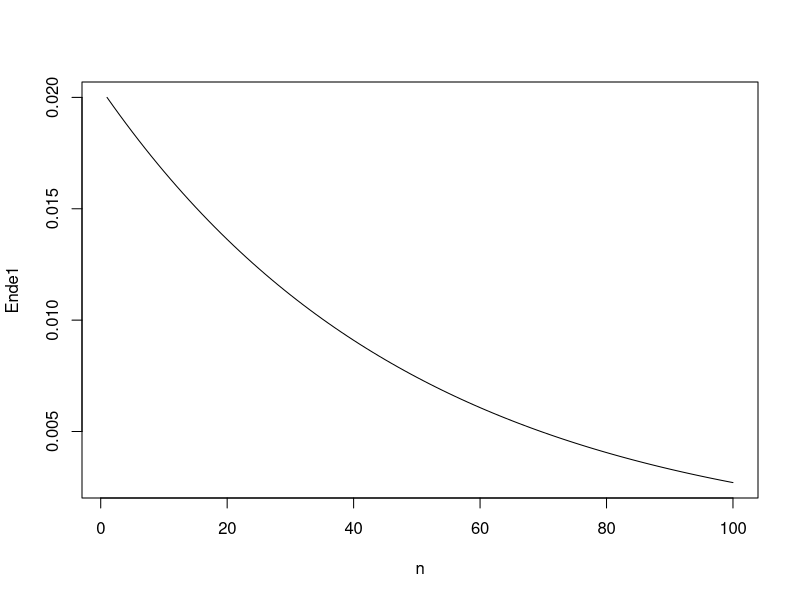
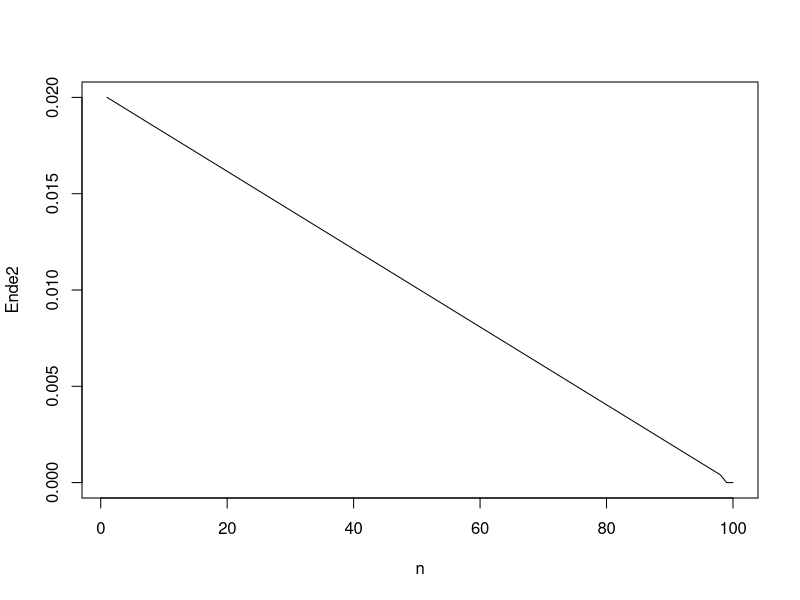
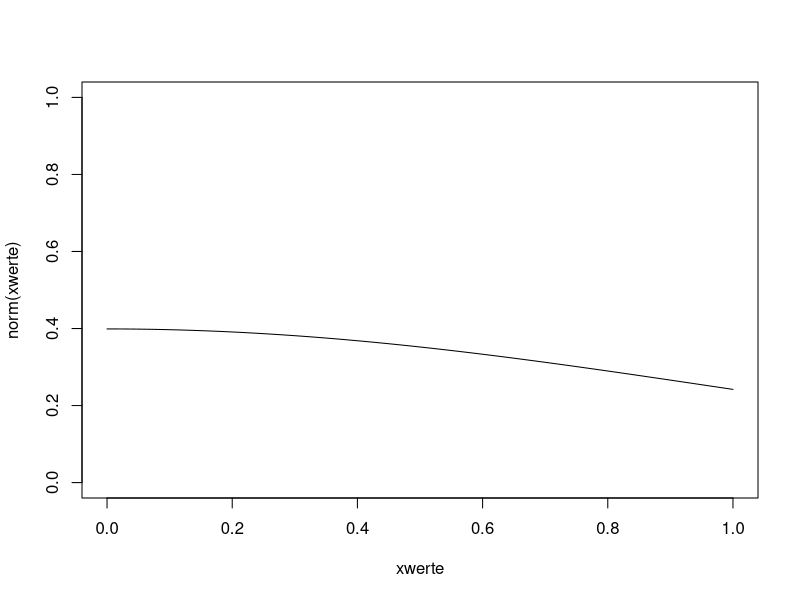
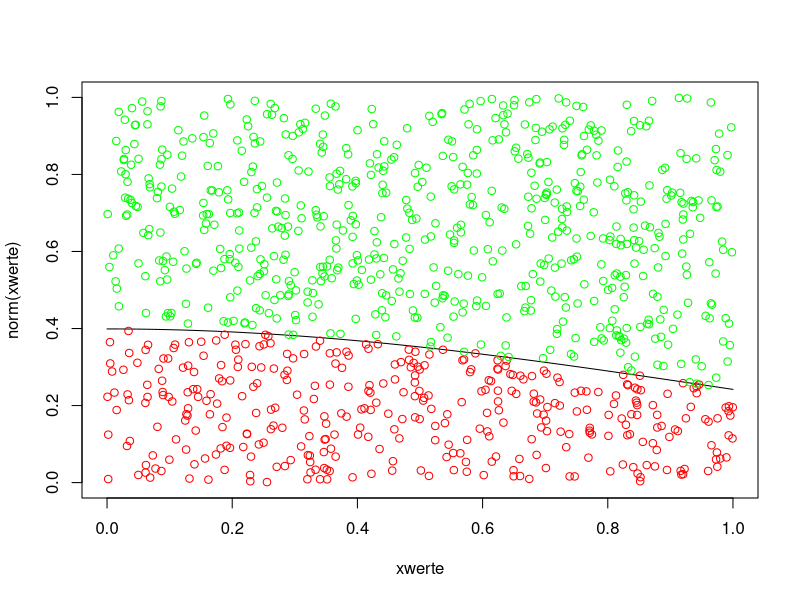

These figures' R source, in order:
## ---- chunk 1
chars <- c('H', 'e', 'l', 'o', 'W', 'r', 'd', '!', ' ')
## ---- chunk 2
floor(runif(1)*9+1)
## ---- chunk 3
chars[floor(runif(1)*9+1)]
## ---- chunk 4
randWord = ""
for (i in 1:12) {
  chars[floor(runif(12)*9+1)]
}

## ---- chunk 5
chars <- c('H', 'e', 'l', 'o', 'W', 'r', 'd', '!', ' ')
wort = c()
for (i in 1:12) {
  wort[i] = sample(chars, 1)
}

wort = paste(wort, collapse="")

wort
## ---- chunk 6
1/9^12
## ---- chunk 7
wortziehen <- function(alphabeth, zielwort) {
  wort = c()
  L = nchar(zielwort)
  for (i in 1:L) {
    wort[i] = sample(alphabeth, 1)
  }
  
  wort = paste(wort, collapse="")
  
  return(wort == zielwort)
}

bslpalphabeth = c("a", "b")

counter = 0
for (i in 1:100) {
  if (wortziehen(bslpalphabeth, "bab")) {counter +1}
}

print(counter)
## ---- chunk 8
N <- 100
k <- 2
n <- seq(from=1, to=N, by=1)

S1 <- function(schritte) {
  return((1-k/N)^(schritte-1)*(k/N))
}



Ende1 <- S1(n)

plot(x = n, y = Ende1, type = "l")
#plot(x = n, y = n, type = "l")

## ---- chunk 9
S2 <- function(schritte) {
  temp <- k/(N-schritte)
  for(i in 1:schritte-1) {
    temp <- temp * (1-k/(N-i)) 
  }
  return(temp)
}

#Ende2 <- S2(n)

Ende2 <- n/10
Ende2[1] <- k/N

for (i in 2:(N-k)) {
  Ende2[i] <- (1-sum(Ende2[1:i-1]))*k/(N-i+1)
  #Ende2[i] <- (1-sum(Ende2[1:i-1]))
  #Ende2[i] <- k/(N-i+1)
}
for (i in (N-k+1):N) {
  Ende2[i] <- 0
}

plot(x = n, y = Ende2, type = "l")


## ---- chunk 10
W1 <- c(3,3,3,3,3,3)
W2 <- c(4,4,4,4,0,0)
W3 <- c(5,5,5,1,1,1)
W4 <- c(6,6,2,2,2,2)

mean(W1)
mean(W2)
mean(W3)
mean(W4)

wuerfeln <- function(WX) {
  temp <- floor(runif(1)*6+1)
  return(WX[temp])
}
## ---- chunk 11
wuerfeln(W1)
wuerfeln(W2)
wuerfeln(W3)
wuerfeln(W4)
## ---- chunk 12
n = 2000
Match12 <- W1[floor(runif(n)*6+1)]>W2[floor(runif(n)*6+1)]
p12 = length(Match12[Match12==TRUE])/n
p12
## ---- chunk 13
n = 2000
for (i in 1:n) {
  Match12 <- Match12 +  sample(W1, 1) > sample(W2, 1)
}
p12 = length(Match12[Match12==TRUE])/n
p12
## ---- chunk 14
norm <- function(t){
  temp <- 1/sqrt(2*pi)*exp(-t^2/2);
  return(temp)
}

norm(0)
norm(0.5)
norm(1)
## ---- chunk 15
xwerte <- seq(from=0, to=1, by=0.01)

plot(x=xwerte, y=norm(xwerte), type = "l", xlim=c(0,1), ylim=c(0,1))
## ---- chunk 16
xwerte <- seq(from=0, to=1, by=0.01)

plot(x=xwerte, y=norm(xwerte), type = "l", xlim=c(0,1), ylim=c(0,1))


zufallsx <- runif(1000)
zufallsy <- runif(1000)
rot <- zufallsy<=norm(zufallsx)

points(x=zufallsx[rot], y=zufallsy[rot], col="red")

points(x=zufallsx[!rot], y=zufallsy[!rot], col="green")

## ---- chunk 17
pDach <- length(rot[rot==TRUE])/length(rot)
pDach
## ---- chunk 18
f <- pnorm(1)-pnorm(0)
f

delta = pDach - f
delta
